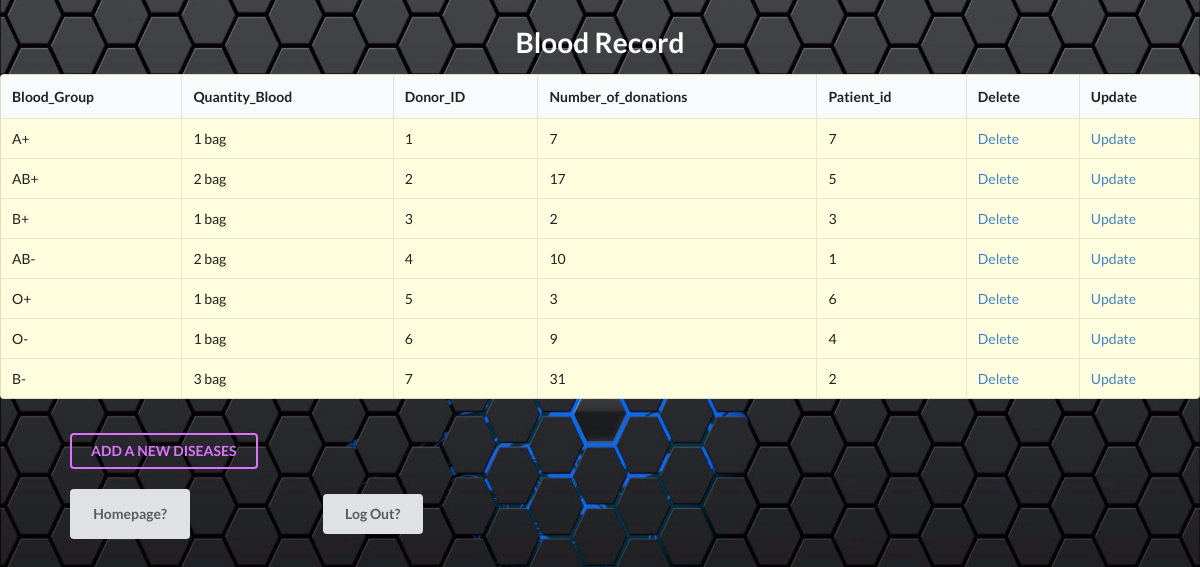
The page /opms_final/blood_read.php on the database its author committed.
### tables this page shows
CREATE TABLE `blood` (
  `Blood_Group` varchar(50) NOT NULL,
  `Quantity_Blood` varchar(50) NOT NULL,
  `Donor_ID` int(11) NOT NULL,
  `Number_of_donations` varchar(50) NOT NULL,
  `Patient_id` int(11) NOT NULL
);

### opms_final/blood_read.php (the view, shortened to what this page needs)
<html>
<head>
<link rel="stylesheet" href="https://cdnjs.cloudflare.com/ajax/libs/semantic-ui/2.4.1/semantic.min.css">
</head>
<body>
 <h1 style="text-align:center; color:white">Blood Record</h1>
<?php
	$connect = mysqli_connect( HOST, USER, PASS, DB )
		or die("Can not connect");
	$results = mysqli_query( $connect, "SELECT * FROM blood" )
		or die("Can not execute query");
	echo "<table class='ui celled table' style='background-color:#FFFFE0'> \n";
	echo "<thead><tr><th>Blood_Group</th> <th>Quantity_Blood</th> <th>Donor_ID</th> <th>Number_of_donations</th> <th>Patient_id</th>  <th>Delete</th> <th>Update</th></thead><tbody> \n";
	while( $rows = mysqli_fetch_array( $results ) ) {
		extract( $rows );
		echo "<tr>";
		echo "<td> $Blood_Group </td>";
		echo "<td> $Quantity_Blood</td>";
		echo "<td> $Donor_ID </td>";
        echo "<td> $Number_of_donations </td>";
		echo "<td> $Patient_id </td>";
		echo "<td> <a href = 'blood_delete.php?
        id=$Donor_ID'> Delete </a> </td>";
		echo "<td> <a href = 'blood_update_input.php?bg=$Blood_Group&qb=$Quantity_Blood&id=$Donor_ID&nd=$Number_of_donations&pi=$Patient_id'> Update </a> </td>";
		echo "</tr> \n";
	}
	echo "</thead></table> \n";
	echo "<br><p style='margin: 0px 70px'><a href=blood_input.php><button class='ui inverted purple button'>
  ADD A NEW DISEASES
</button></a></p>";
	?>
	 <br><a href="getin.php"><button style='margin: 0px 70px;height:50px; width:120px'class="ui Magenta button">Homepage?</button></a>
        <a href="logout.php"><button style='margin: 0px 60px;height:40px; width:100px' class='ui Lime button'>Log Out?</button></a>
	</body>
</html>

### opms_final/blood_read.php (style rules this page uses)
body { background-image: url('final2.jpg'); background-repeat: no-repeat; background-attachment: fixed; background-size: 100% 100%; }

### rows shown on the page
blood: Blood_Group "A+", Quantity_Blood "1 bag", Donor_ID "1", Number_of_donations "7", Patient "7"
blood: Blood_Group "AB+", Quantity_Blood "2 bag", Donor_ID "2", Number_of_donations "17", Patient "5"
blood: Blood_Group "B+", Quantity_Blood "1 bag", Donor_ID "3", Number_of_donations "2", Patient "3"
blood: Blood_Group "AB-", Quantity_Blood "2 bag", Donor_ID "4", Number_of_donations "10", Patient "1"
blood: Blood_Group "O+", Quantity_Blood "1 bag", Donor_ID "5", Number_of_donations "3", Patient "6"
blood: Blood_Group "O-", Quantity_Blood "1 bag", Donor_ID "6", Number_of_donations "9", Patient "4"
blood: Blood_Group "B-", Quantity_Blood "3 bag", Donor_ID "7", Number_of_donations "31", Patient "2"
